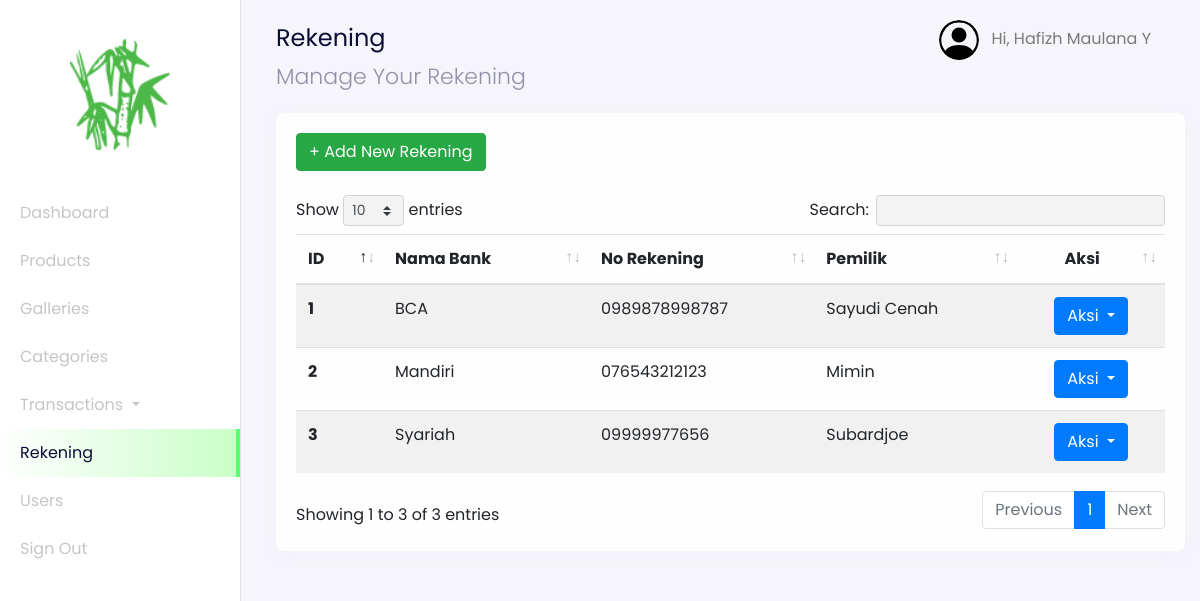
The app's page /admin?page=rekening (signed in) with its own data.
### tables this page shows
CREATE TABLE `users` (
  `id_user` int(11) NOT NULL,
  `name` varchar(255) NOT NULL,
  `email` varchar(255) NOT NULL,
  `password` varchar(255) NOT NULL,
  `address` text,
  `phone_number` varchar(255) NOT NULL,
  `postal_code` varchar(191) NOT NULL,
  `roles` varchar(255) NOT NULL
);

CREATE TABLE `rekening_numbers` (
  `id_rekening` int(11) NOT NULL,
  `bank_name` varchar(255) NOT NULL,
  `number` varchar(255) NOT NULL,
  `rekening_name` varchar(255) NOT NULL
);

### config/config.php (called while the page is built, shortened)
<?php
$host = 'localhost';
$user = 'root';
$password = '';
$dbname = 'bamboo_art';
$conn = mysqli_connect($host, $user, $password, $dbname);
function query($query)
{
    global $conn;
    $result = mysqli_query($conn, $query);
    $rows = [];
    while ($row = mysqli_fetch_assoc($result)) {
        $rows[] = $row;
    }
    return $rows;
}
?>

### admin/rekening/dashboard-rekening.php (the view, shortened to what this page needs)
<nav
  class="navbar navbar-expand-lg navbar-light navbar-store fixed-top"
  data-aos="fade-down"
>
  <div class="container-fluid">
    <div class="collpase navbar-collapse" id="navbarResponsive">
      <ul class="navbar-nav d-none d-lg-flex ml-auto">
        <li class="nav-item dropdown">
          <a
            href="#"
            class="nav-link"
            id="navbarDropdown"
            role="button"
            data-toggle="dropdown"
          >
          <img
              src="../assets/images/person-circle.svg"
              alt="profile"
              height="40px"
              class="rounded-circle mr-2 profile-picture"
            />
            <?php
              $id_user = $_SESSION['user'];
              $user = query("SELECT * FROM users WHERE id_user = $id_user")[0];
            ?>
            Hi, <?= $user["name"]; ?>
          </a>
        </li>
      </ul>
    </div>
  </div>
</nav>
<div class="section-content section-dashboard-home" data-aos="fade-up">
  <div class="container-fluid">
    <div class="dashboard-heading">
      <h2 class="dashboard-title">Rekening</h2>
      <p class="dashboard-subtitle">Manage Your Rekening</p>
    </div>
    <div class="dashboard-content">
      <div class="row mt-4">
        <div class="col-12">
          <div class="card">
            <div class="card-body">
              <div class="row mb-4">
                <div class="col-12">
                <a href="?page=rekening-create" class="btn btn-success">
                  + Add New Rekening
                </a>
                </div>
              </div>
              <div class="row">
                <div class="col-12">
                  <div class="table-responsive">
                    <table class="table table-striped table-hover" id="table">
                      <thead>
                        <tr>
                          <th scope="col">ID</th>
                          <th scope="col">Nama Bank</th>
                          <th scope="col">No Rekening</th>
                          <th scope="col">Pemilik</th>
                          <th scope="col" class="text-center">Aksi</th>
                        </tr>
                      </thead>
                      <tbody>
                        <?php
                          $no = 1;
                          $query = "SELECT * FROM rekening_numbers";
                          $rekenings = query($query);
                        ?>
                        <?php foreach ($rekenings as $rekening) : ?>
                          <tr>
                            <th scope="row"><?= $no; ?></th>
                            <td><?= $rekening["bank_name"]; ?></td>
                            <td><?= $rekening["number"]; ?></td>
                            <td><?= $rekening["rekening_name"]; ?></td>
                            <td style="width: 17%; text-align: center;">
                              <div class="dropdown">
                                <button class="btn btn-primary dropdown-toggle" type="button" id="dropdownMenuButton" data-toggle="dropdown" aria-haspopup="true" aria-expanded="false">
                                  Aksi
                                </button>
                              </div>
                            </td>
                          </tr>
                          <?php $no++ ?>
                        <?php endforeach;?>
                      </tbody>
                    </table>
                  </div>
                </div>
              </div>
            </div>
          </div>
        </div>
      </div>
    </div>
  </div>
</div>

### records on screen
users: name "Hafizh Maulana Y"
rekening_numbers: bank_name "BCA", number "0989878998787", rekening_name "Sayudi Cenah"
rekening_numbers: bank_name "Mandiri", number "076543212123", rekening_name "Mimin"
rekening_numbers: bank_name "Syariah", number "09999977656", rekening_name "Subardjoe"
